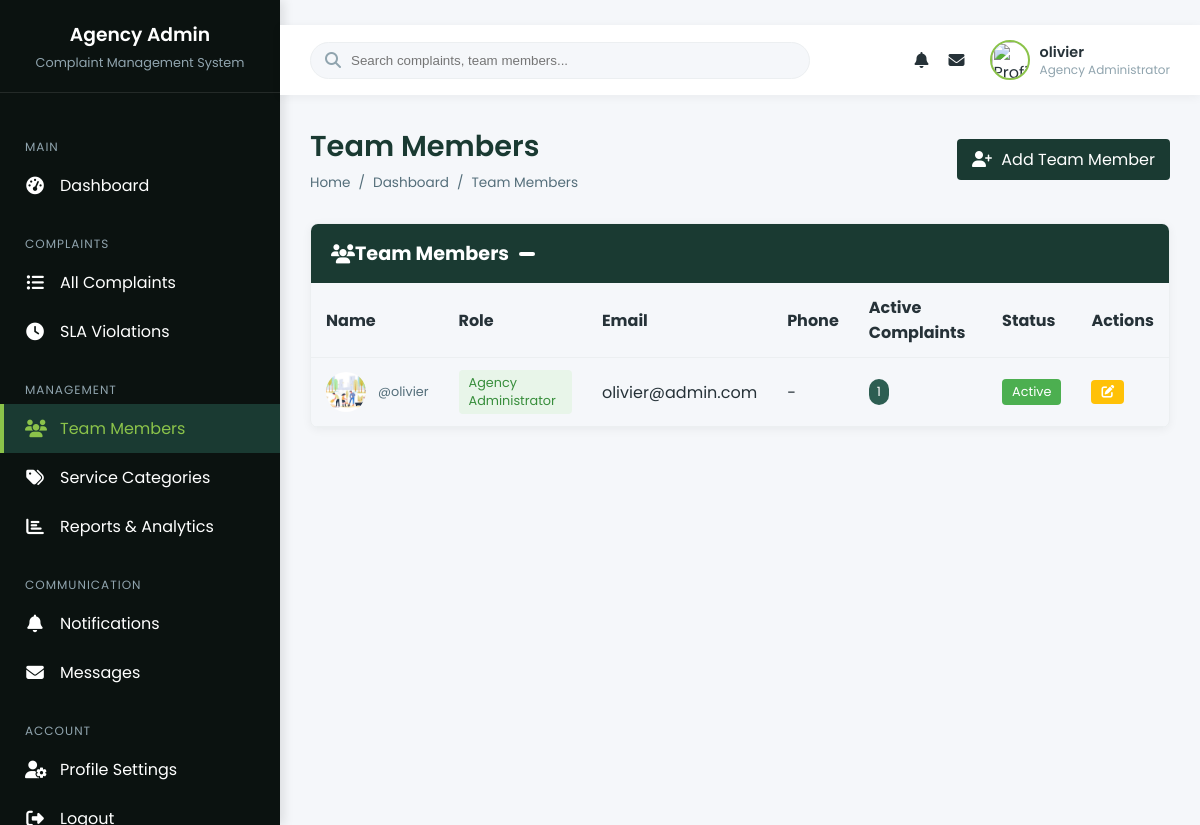
Screenshot of /team/ (signed in) with the database file from the repository.
### citizen_management/models.py (models this page shows, shortened)
class User(AbstractUser):
    ROLE_CHOICES = [
        ('citizen', 'Citizen'),
        ('agent', 'Agency Agent'),
        ('agency_admin', 'Agency Administrator'),
        ('super_admin', 'System Administrator'),
    ]
    role = models.CharField(max_length=20, choices=ROLE_CHOICES, default='citizen')
    phone = models.CharField(max_length=20, blank=True)
    profile_picture = models.ImageField(upload_to='profiles/', blank=True)
    email_verified\
        = models.BooleanField(default=False)
    last_login_ip = models.GenericIPAddressField(blank=True, null=True)

### citizen_management/views.py (the view)
# urls.py: path('team/', views.TeamMembersListView.as_view(), name='agency_team_members'),
class TeamMembersListView(LoginRequiredMixin, AgencyAdminRequiredMixin, ListView):
    model = User
    template_name = 'agency_admin/team_members.html'
    context_object_name = 'team_members'
    paginate_by = 20
    def get_queryset(self):
        return User.objects.filter(
            governmentagency= GovernmentAgency.objects.get(assigned_user=self.request.user),
            role__in=['agent', 'agency_admin']
        ).order_by('role', 'last_name')

### citizen_management/views.py (called while the page is built)
    def test_func(self):
        return self.request.user.role in ['agency_admin', 'super_admin']

### templates/agency_admin/team_members.html (shortened to what this page needs)
﻿{% extends "agency_admin/base.html" %}
{% block page_title %}Team Members{% endblock %}
{% block breadcrumbs %}
<li><a href="{% url 'agency_admin_dashboard' %}">Dashboard</a></li>
<li>Team Members</li>
{% endblock %}
{% block header_actions %}
<a href="{% url 'agency_team_member_add' %}" class="btn" style="background-color: var(--primary-color); color: white; padding: 8px 15px; border-radius: 4px; text-decoration: none;">
    <i class="fas fa-user-plus mr-1"></i> Add Team Member
</a>
{% endblock %}
{% block content %}
<div class="card" style="border: 1px solid var(--border-light); border-radius: 8px; overflow: hidden; box-shadow: 0 2px 10px rgba(0,0,0,0.05);">
    <div class="card-header" style="background-color: var(--primary-color); color: white; padding: 15px 20px;">
        <h3 style="margin: 0; font-size: 1.2rem; display: flex; align-items: center;">
            <i class="fas fa-users mr-2"></i>Team Members
            <span style="background-color: white; color: var(--primary-color); border-radius: 10px; padding: 2px 8px; font-size: 0.8rem; margin-left: 10px;">
            </span>
        </h3>
    </div>
    <div class="card-body" style="padding: 0;">
        <div class="table-responsive" style="overflow-x: auto;">
            <table style="width: 100%; border-collapse: collapse;">
                <thead style="background-color: var(--bg-light);">
                    <tr>
                        <th style="padding: 12px 15px; text-align: left; border-bottom: 1px solid var(--border-light);">Name</th>
                        <th style="padding: 12px 15px; text-align: left; border-bottom: 1px solid var(--border-light);">Role</th>
                        <th style="padding: 12px 15px; text-align: left; border-bottom: 1px solid var(--border-light);">Email</th>
                        <th style="padding: 12px 15px; text-align: left; border-bottom: 1px solid var(--border-light);">Phone</th>
                        <th style="padding: 12px 15px; text-align: left; border-bottom: 1px solid var(--border-light);">Active Complaints</th>
                        <th style="padding: 12px 15px; text-align: left; border-bottom: 1px solid var(--border-light);">Status</th>
                        <th style="padding: 12px 15px; text-align: left; border-bottom: 1px solid var(--border-light);">Actions</th>
                    </tr>
                </thead>
                <tbody>
                    {% for member in team_members %}
                    <tr style="border-bottom: 1px solid var(--border-light); transition: background-color 0.2s;">
                        <td style="padding: 12px 15px;">
                            <div style="display: flex; align-items: center;">
                                <div style="width: 40px; height: 40px; border-radius: 50%; background-color: var(--bg-light); display: flex; align-items: center; justify-content: center; margin-right: 12px; overflow: hidden;">
                                    {% if member.profile_picture %}
                                    <img src="{{ member.profile_picture.url }}" alt="{{ member.get_full_name }}" style="width: 100%; height: 100%; object-fit: cover;">
                                    {% else %}
                                    <i class="fas fa-user" style="color: var(--text-medium);"></i>
                                    {% endif %}
                                </div>
                                <div>
                                    <div style="font-size: 0.8rem; color: var(--text-medium);">@{{ member.username }}</div>
                                </div>
                            </div>
                        </td>
                        <td style="padding: 12px 15px;">
                            <span style="display: inline-block; padding: 4px 10px; border-radius: 4px; font-size: 0.8rem;
                                {% if member.role == 'agent' %}background-color: #e3f2fd; color: #1976d2;
                                {% elif member.role == 'agency_admin' %}background-color: #e8f5e9; color: #388e3c;
                                {% else %}background-color: #f3e5f5; color: #7b1fa2;{% endif %}">
                                {{ member.get_role_display }}
                            </span>
                        </td>
                        <td style="padding: 12px 15px;">{{ member.email }}</td>
                        <td style="padding: 12px 15px;">{{ member.phone|default:"-" }}</td>
                        <td style="padding: 12px 15px;">
                            <span style="display: inline-block; padding: 4px 8px; border-radius: 10px; background-color: var(--primary-light); color: white; font-size: 0.8rem;">
                                {{ member.assigned_complaints.count }}
                            </span>
                        </td>
                        <td style="padding: 12px 15px;">
                            <span style="display: inline-block; padding: 4px 10px; border-radius: 4px; font-size: 0.8rem;
                                {% if member.is_active %}background-color: var(--success-color); color: white;
                                {% else %}background-color: var(--text-light); color: white;{% endif %}">
                                {% if member.is_active %}Active{% else %}Inactive{% endif %}
                            </span>
                        </td>
                        <td style="padding: 12px 15px;">
                            <div style="display: flex; gap: 5px;">
                                <a href="{% url 'agency_team_member_edit' pk=member.id %}"
                                   style="padding: 6px 10px; background-color: var(--warning-color); color: white; border-radius: 4px; text-decoration: none; display: inline-flex; align-items: center;">
                                    <i class="fas fa-edit" style="font-size: 0.8rem;"></i>
                                </a>
                            </div>
                        </td>
                    </tr>
                    {% endfor %}
                </tbody>
            </table>
        </div>
    </div>
</div>
{% endblock %}

### templates/agency_admin/base.html (shortened to what this page needs)
﻿<!DOCTYPE html>
{% load static %}
<html lang="en">
<head>
    <link rel="stylesheet" href="https://cdnjs.cloudflare.com/ajax/libs/font-awesome/6.4.0/css/all.min.css">
</head>
<body>
    <div class="app-container">
        <aside class="sidebar">
            <div class="sidebar-header">
                <h3>{{ user.assigned_agency.name|default:"Agency" }} Admin</h3>
                <p>Complaint Management System</p>
            </div>
            <div class="sidebar-menu">
                <div class="menu-category">Main</div>
                <a href="{% url 'agency_admin_dashboard' %}" class="menu-item {% if request.resolver_match.url_name == 'agency_admin_dashboard' %}active{% endif %}">
                    <i class="fas fa-tachometer-alt"></i>
                    <span>Dashboard</span>
                </a>
                <div class="menu-category">Complaints</div>
                <a href="{% url 'agency_complaint_list' %}" class="menu-item {% if request.resolver_match.url_name == 'agency_complaint_list' %}active{% endif %}">
                    <i class="fas fa-list-ul"></i>
                    <span>All Complaints</span>
                </a>
                <a href="{% url 'agency_sla_violations' %}" class="menu-item {% if request.resolver_match.url_name == 'agency_sla_violations' %}active{% endif %}">
                    <i class="fas fa-clock"></i>
                    <span>SLA Violations</span>
                </a>
                <div class="menu-category">Management</div>
                <a href="{% url 'agency_team_members' %}" class="menu-item {% if request.resolver_match.url_name == 'agency_team_members' %}active{% endif %}">
                    <i class="fas fa-users"></i>
                    <span>Team Members</span>
                </a>
                <a href="{% url 'agency_service_categories' %}" class="menu-item {% if request.resolver_match.url_name == 'agency_service_categories' %}active{% endif %}">
                    <i class="fas fa-tags"></i>
                    <span>Service Categories</span>
                </a>
                <a href="{% url 'agency_reports' %}" class="menu-item {% if request.resolver_match.url_name == 'agency_reports' %}active{% endif %}">
                    <i class="fas fa-chart-bar"></i>
                    <span>Reports & Analytics</span>
                </a>
                <div class="menu-category">Communication</div>
                <a href="{% url 'agency_notifications' %}" class="menu-item {% if request.resolver_match.url_name == 'agency_notifications' %}active{% endif %}">
                    <i class="fas fa-bell"></i>
                    <span>Notifications</span>
                </a>
                <a href="{% url 'agency_messages' %}" class="menu-item {% if request.resolver_match.url_name == 'agency_messages' %}active{% endif %}">
                    <i class="fas fa-envelope"></i>
                    <span>Messages</span>
                </a>
                <div class="menu-category">Account</div>
                <a href="{% url 'agency_profile' %}" class="menu-item {% if request.resolver_match.url_name == 'agency_profile' %}active{% endif %}">
                    <i class="fas fa-user-cog"></i>
                    <span>Profile Settings</span>
                </a>
                <a href="{% url 'logout' %}" class="menu-item">
                    <i class="fas fa-sign-out-alt"></i>
                    <span>Logout</span>
                </a>
            </div>
        </aside>
        <div class="main-content">
            <nav class="top-nav">
                <div class="search-bar">
                    <i class="fas fa-search"></i>
                    <input type="text" placeholder="Search complaints, team members...">
                </div>
                <div class="nav-actions">
                    <div class="nav-item dropdown" id="notifications-dropdown">
                        <i class="fas fa-bell"></i>
                    </div>
                    <div class="nav-item dropdown" id="messages-dropdown">
                        <i class="fas fa-envelope"></i>
                    </div>
                    <div class="user-profile dropdown" id="profile-dropdown">
                        <img src="#" alt="Profile">
                        <div class="user-info">
                            <div class="user-name">{{ user.get_full_name|default:user.username }}</div>
                            <div class="user-role">{{ user.get_role_display }}</div>
                        </div>
                    </div>
                </div>
            </nav>
            <div class="content-wrapper">
                <div class="content-header">
                    <div class="content-title">
                        <h1>{% block page_title %}Dashboard{% endblock %}</h1>
                        <ul class="breadcrumb">
                            <li><a href="{% url 'agency_admin_dashboard' %}">Home</a></li>
                            {% block breadcrumbs %}{% endblock %}
                        </ul>
                    </div>
                    {% block header_actions %}{% endblock %}
                </div>
                {% block content %}{% endblock %}
            </div>
        </div>
    </div>
</body>
</html>

### templates/agency_admin/base.html (style rules this page uses)
:root { --primary-dark: #0B1210; --primary-color: #1A3A32; --primary-light: #2D5E52; --secondary-color: #4CAF50; --accent-color: #8BC34A; --error-color: #FF5252; --success-color: #4CAF50; --warning-color: #FFC107; --text-dark: #263238; --text-medium: #546E7A; --text-light: #90A4AE; --bg-light: #F5F7FA; --border-color: #CFD8DC; --border-light: #ECEFF1; --white: #FFFFFF; }
* { margin: 0; padding: 0; box-sizing: border-box; }
body { font-family: 'Poppins', sans-serif; background-color: var(--bg-light); color: var(--text-dark); overflow-x: hidden; }
.app-container { display: flex; min-height: 100vh; }
.sidebar { width: 280px; background: var(--primary-dark); color: var(--white); position: fixed; height: 100%; scroll-behavior: smooth; top:0; left:0; transition: all 0.3s ease; box-shadow: 4px 0 10px rgba(0, 0, 0, 0.1); }
.sidebar-header { padding: 20px; border-bottom: 1px solid rgba(255, 255, 255, 0.1); text-align: center; }
.sidebar-header h3 { color: var(--white); font-weight: 600; margin-bottom: 5px; }
.sidebar-header p { color: var(--text-light); font-size: 0.8rem; }
.sidebar-menu { padding: 20px 0; }
.menu-category { color: var(--text-light); font-size: 0.75rem; text-transform: uppercase; letter-spacing: 1px; padding: 15px 25px 5px; margin-top: 10px; }
.menu-item { display: flex; align-items: center; padding: 12px 25px; color: var(--white); text-decoration: none; transition: all 0.3s ease; position: relative; overflow: hidden; }
.menu-item.active { background: var(--primary-color); color: var(--accent-color); }
.menu-item.active::before { content: ''; position: absolute; left: 0; top: 0; height: 100%; width: 4px; background: var(--accent-color); }
.menu-item i { margin-right: 15px; font-size: 1.1rem; width: 20px; text-align: center; }
.main-content { flex: 1; margin-left: 280px; transition: all 0.3s ease; }
.top-nav { background: var(--white); padding: 0 30px; height: 70px; display: flex; align-items: center; justify-content: space-between; box-shadow: 0 2px 10px rgba(0, 0, 0, 0.05); position: sticky; top: 0; z-index: 100; }
.search-bar { flex: 1; max-width: 500px; position: relative; }
.search-bar input { width: 100%; padding: 10px 15px 10px 40px; border: 1px solid var(--border-light); border-radius: 30px; background: var(--bg-light); transition: all 0.3s ease; }
.search-bar i { position: absolute; left: 15px; top: 50%; transform: translateY(-50%); color: var(--text-light); }
.nav-actions { display: flex; align-items: center; }
.nav-item { margin-left: 20px; position: relative; cursor: pointer; }
.user-profile { display: flex; align-items: center; margin-left: 25px; }
.user-profile img { width: 40px; height: 40px; border-radius: 50%; object-fit: cover; margin-right: 10px; border: 2px solid var(--accent-color); }
.user-profile .user-info { line-height: 1.3; }
.user-profile .user-name { font-weight: 600; font-size: 0.9rem; }
.user-profile .user-role { font-size: 0.75rem; color: var(--text-light); }
.dropdown { position: relative; }
.content-wrapper { padding: 30px; min-height: calc(100vh - 70px); }
.content-header { display: flex; justify-content: space-between; align-items: center; margin-bottom: 30px; }
.content-title h1 { font-size: 1.8rem; font-weight: 600; color: var(--primary-color); }
.content-title .breadcrumb { display: flex; list-style: none; padding: 0; margin-top: 5px; }
.content-title .breadcrumb li { font-size: 0.85rem; color: var(--text-medium); }
.content-title .breadcrumb li:after { content: '/'; margin: 0 8px; }
.content-title .breadcrumb li:last-child:after { content: ''; }
.content-title .breadcrumb li a { color: var(--text-medium); text-decoration: none; transition: all 0.3s ease; }

### templates/agency_admin/team_members.html (style rules this page uses)
.btn i { margin-right: 5px; }

### rows the page displays
User: get_full_name "olivier", role "Agency Administrator", profile_picture (picture), username "olivier", email "olivier@admin.com", phone "-", assigned_complaints.count "1", is_active "Active"

### other values shown
{{ user.assigned_agency.name|default:"Agency" }} "Agency"
